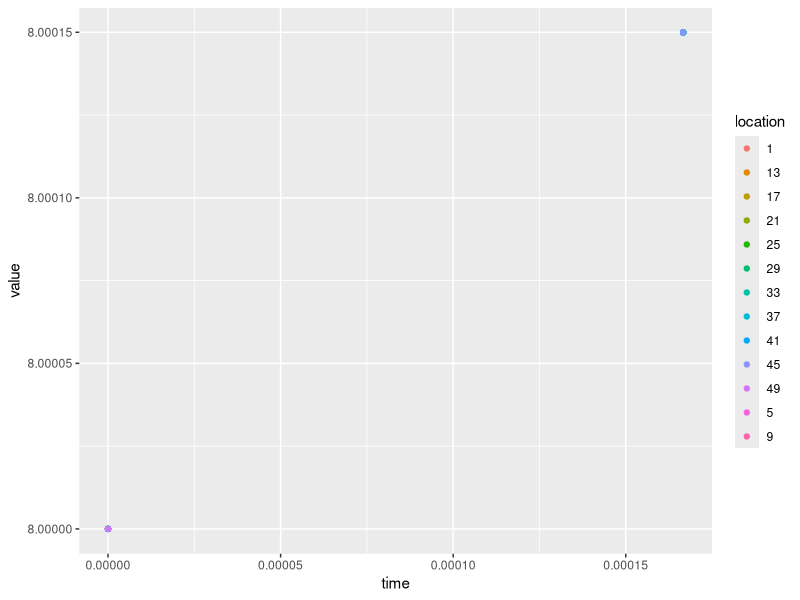

R code for this plot:
# 1D advection, dispersion, reaction model for dissolved oxygen 

library(deSolve)
library(tidyverse)

model <- function(time, state, parms){
  # Unpack states
  DO = state[1:N]
  
  # Calculate reaction in each box (gpp, er, and reaeration)
  par = ifelse(540+800*sin(2*pi*time/24-1.4) < 0, # model PAR ()
               0,
               540+800*sin(2*pi*time/24-1.4))
  reaeration = k_O2 * (do_sat - DO) # model reaeration
  gpp = k_gpp * par #/ d / 1000 # model GPP (g O2/m2/d)
  er = -0.1#-0.5 * gpp # model ER (g O2/m2/d)
  reaction = reaeration + gpp + er
  
  # Advection
  # deltax <- c (0.5, rep(1, N-2), 0.5)
  advection = if(time == 0){
    rep(0, N)
  } else {
    -(Q / A) * 3600 * (lead(DO, default = 0) - 
                         lag(DO, default = 0)) / (2 * dx)
  }
  
  # Dispersion
  dispersion = if(time == 0){
    rep(0, N)
  } else {
    (D * (lead(DO) - (2 * DO) + lag(DO))) / dx^2
  }
  
  # Overall difference
  dDO = advection + dispersion + reaction
  
  return(list(c(dDO = dDO)))     # result
}  # end of model


# Model parameters --------------------------------------------------------

# Grid and time parameters
dx <- 80 # segment length (m)
L <- 4000 # reach length (m)
# x <- seq(dx / 2, L, by = dx) # distance along reach (m)
N <- L / dx # number of segments

# Hydraulic parameters
Q <- 5 # discharge (m3/s)
d <- 1.5 # average depth (m)
w <- 40 # average channel width (m)
S <- 0.001 # average channel slope (m/m)
A = w * d # rectangular river cross-sectional area (m2)
u_s = sqrt(9.8 * d * S) # shear velocity
D = 4#0.6 * d *  u_s # longitudinal dispersion (m2/s)

# Reactive parameters
k_gpp <- 0.00051 # coefficient for converting PAR to GPP (mg O2/J)
do_sat <- 9 # saturation for DO, should be T dependent (mg/L)
k_O2 <- 1 # reaeration coefficient (1/d)

# Initial conditions ------------------------------------------------------
state <- rep(do_sat - 1, N) 
  DO = rnorm(N, do_sat, 1) # set initial DO to just below saturation (mg/L)

# Run the model -----------------------------------------------------------
# Get simulation times
del_t <- 1/6 # time step (hr)
simulation_time <- 24 * 2 # hours
times <- seq(0, simulation_time, by = del_t)

# uses the R deSolve function (adaptive Runge-Kutta method)
out <- ode.1D(y = state, 
           times = times, 
           func = model, 
           parms = NULL, 
           nspec = 1,
           names = "DO",
           dimens = N)

# Examine the model output ------------------------------------------------
# Time series of every 5 segments
as_tibble(out) %>%
  select(time, seq(2, ncol(out), 4)) %>%
  gather(location, value, -time) %>%
  ggplot(aes(x = time, y = value, color = location)) +
  geom_point()
